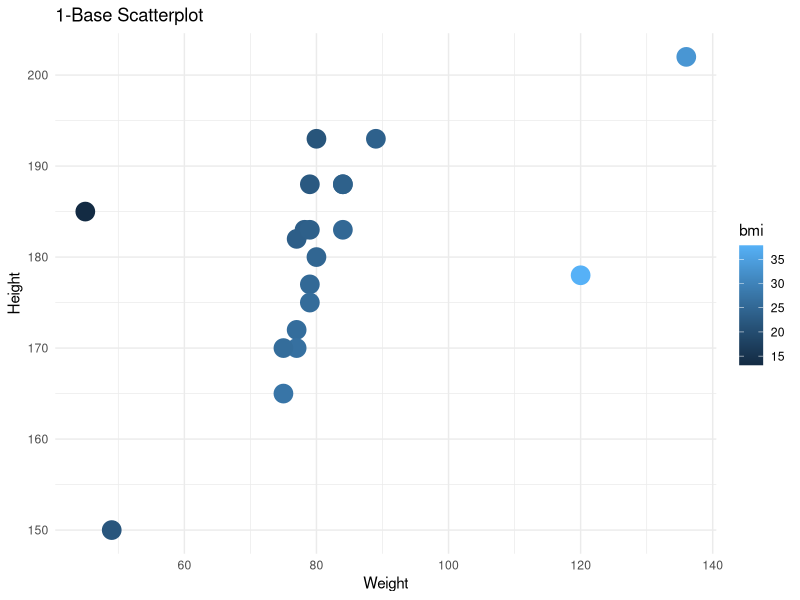
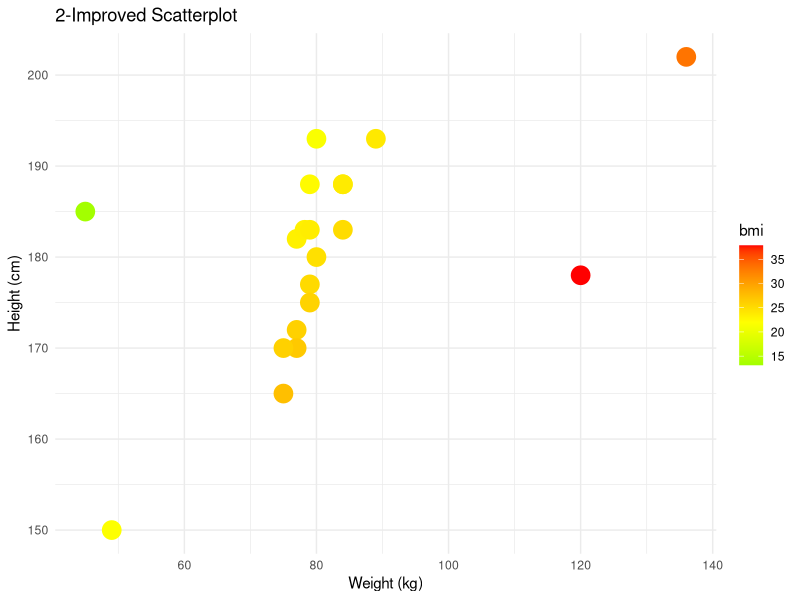
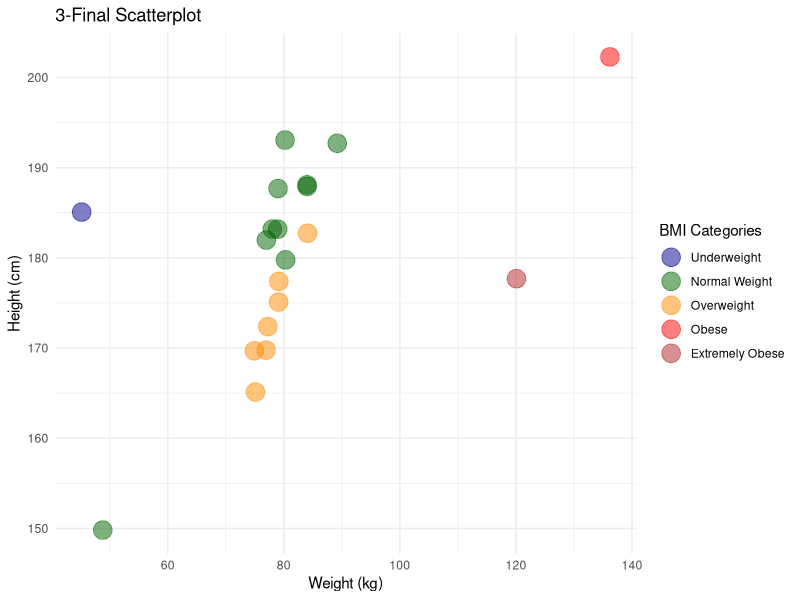

R code for these plots, in order:
#Importing libraries

library(dplyr)            #for data manupulation
library(ggplot2)          #for data visualization
library(forcats)          #for handling categorical data (factors)

#Creating dataset
head(starwars)            #Using inbuilt dataset from dplyr

df <- filter(starwars, species=="Human") #filtering starwars data for 'Humans'
df[is.na(df$mass), ]      #Checking for missing data in 'mass' variable
data <- df[!is.na(df$mass), ] #Removing missing data from 'mass' variable
data[is.na(data$mass), ]  #Confirming the exclusion of missing data from 'mass'

#creating 'BMI' variable using 'mutate' function in 'dplyr' package

data <- mutate(data, bmi=mass/(height/100)^2)
head(data$bmi)            #Checking the first five observations of 'bmi'

#Setting theme for the plots
theme_set(theme_minimal())

#1 - Base Scatterplot: With 'mass' (weight) on x axis, 'height' on y-axis
base_plot <- ggplot(data, aes(x=mass, y=height)) + 
  geom_point(aes(color=bmi), size=6) + #using 'bmi' variable to color the plot
  labs(title = "1-Base Scatterplot", x="Weight", y="Height") #assigning labels

base_plot                 #Viewing the base plot

#2 - Improved Scatterplot
improved_plot <- ggplot(data, aes(x=mass, y=height)) + 
  geom_point(aes(color=bmi), size=6) +
  scale_color_gradient2(low="green", mid="yellow", midpoint=22, high="red") +
  #Assigning colors to visually identify records respective to bmi
  #low bmi values will be shown in 'green'
  #high bmi values will be shown in 'red'
  #mid-point of bmi is set as 22 and is shown in 'yellow'
  labs(title = "2-Improved Scatterplot", x="Weight (kg)", y="Height (cm)") #assigning labels

improved_plot             #Viewing the base plot

#3 - Let's make it even more impactful for the end user
#3.a Grouping the 'bmi' into meaningful categories 
#Let's use 'cut' function from the 'forcats' package 
#'cut' function is used to create discrete variable from continuous variable
data$bmi_category <- cut(data$bmi, breaks = c(0, 18.5, 25, 30, 35, Inf),
                         labels = c("Underweight", "Normal Weight", "Overweight", "Obese", "Extremely Obese"),
                         right = FALSE)

#Let's create custom color palette for each of the above bmi categories
color_palette <- c("darkblue", "darkgreen", "darkorange", "red", "firebrick")

final_plot <- ggplot(data, aes(x=mass, y=height)) +
  geom_point(aes(color=bmi_category), size=6, alpha=0.5, position = 'jitter') + 
  #now use bmi_category variable to color our plot
  scale_color_manual(values = color_palette, name = "BMI Categories") +
  #assigning our custom color palette 
  labs(title = "3-Final Scatterplot", x="Weight (kg)", y="Height (cm)")
final_plot
